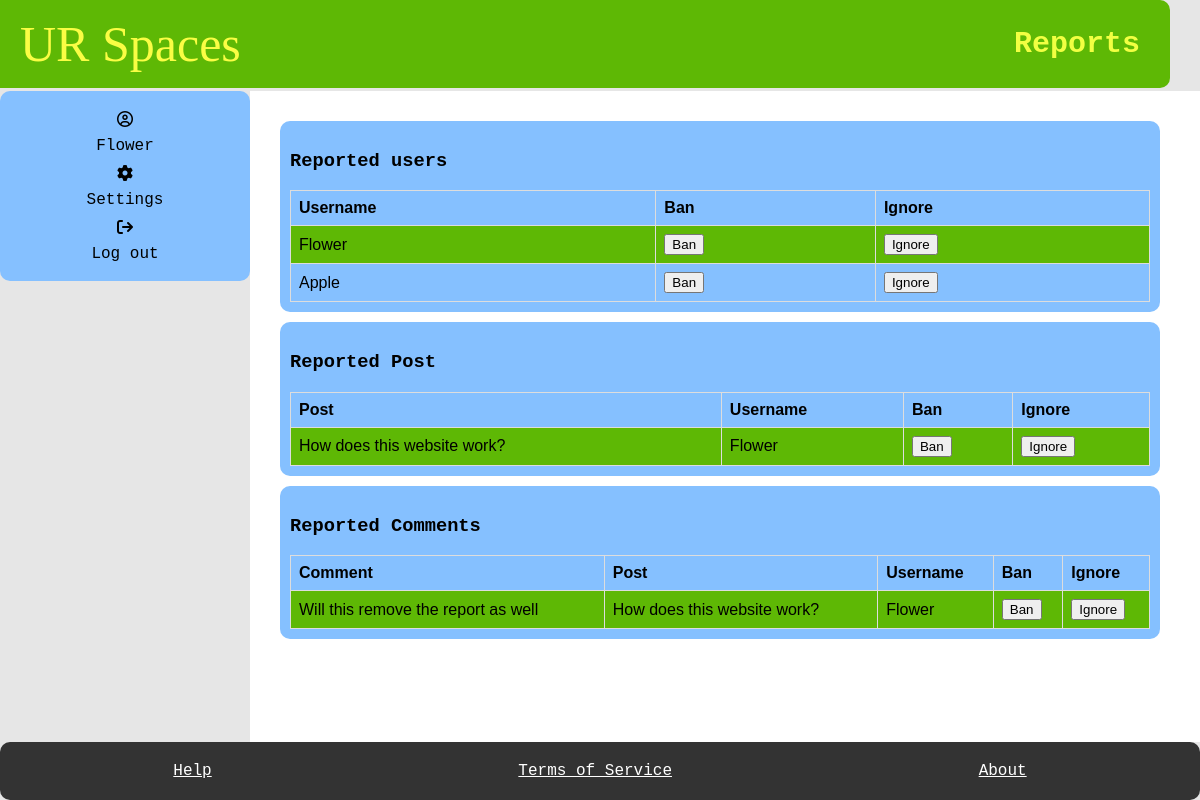
/report/ (signed in), run on an earlier commit of the app's database.
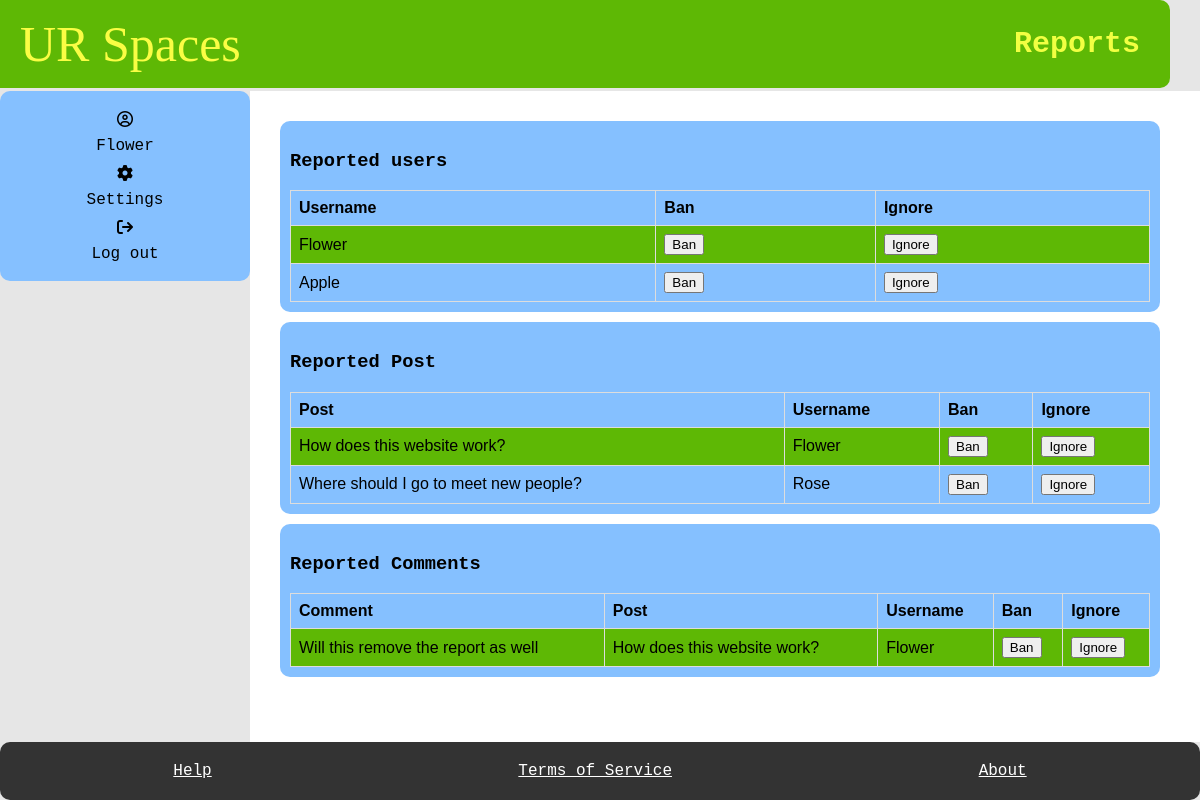
And on a later commit of the database.
### myapp/models.py (models this page shows, shortened)
class Student(models.Model):
    User_ID = models.ForeignKey(User, on_delete=models.CASCADE)
    bio = models.TextField(default="Please add bio in settings", blank=True)
    banned = models.BooleanField(default=False)
    avatar =ResizedImageField(size=[50, 80], quality=100, upload_to="authors", default=None, null=True, blank=True)
    reported = models.BooleanField(default=False)
    slug = models.SlugField(max_length=400, unique=True, blank=True)
    def get_url(self):
        return reverse("user", kwargs={
            "slug":self.slug
        })

class Posts(models.Model):
    User_ID = models.ForeignKey(Student, on_delete=models.CASCADE)
    SubForum_ID = models.ForeignKey(SubForum, default= 1, on_delete=models.CASCADE)
    post_name = models.TextField(max_length=400)
    contents = models.TextField()
    count_likes = models.IntegerField(default=0, blank=True, )
    locked = models.BooleanField(default=False)
    pin = models.BooleanField(default=False)
    reported = models.BooleanField(default=False)
    post_date = models.DateTimeField(auto_now_add=True)
    slug = models.SlugField(max_length=400, unique=True, blank=True)
    likes = models.ManyToManyField(User, related_name="post_like")
    def get_url(self):
        return reverse("posts", kwargs={
            "slug":self.slug
        })

class Comment(models.Model):
    Post_ID = models.ForeignKey(Posts, on_delete=models.CASCADE)
    User_ID = models.ForeignKey(Student, on_delete=models.CASCADE)
    count_likes = models.IntegerField(default=0)
    pin = models.BooleanField(default=False)
    reported = models.BooleanField(default=False)
    com_contents = models.TextField(max_length=500)
    com_date = models.DateTimeField(auto_now_add=True)
    likes = models.ManyToManyField(User, related_name="comment_like")

### myapp/views.py (the view)
# urls.py: path("report/", report, name="report"),
@login_required
def report(request, pk=None):
    students = Student.objects.filter(reported=True, banned=False)
    posts = Posts.objects.filter(reported=True, User_ID__banned =False)
    comments = Comment.objects.filter(reported=True, User_ID__banned =False)
    if "banUser_btn" in request.POST:
        banUser = Student.objects.get(pk=pk)
        banUser.banned = True
        banUser.save()
        return redirect("report")
    if "ignoreUser_btn" in request.POST:
        ignoreUser = Student.objects.get(pk=pk)
        ignoreUser.reported = False
        ignoreUser.save()
        return redirect("report")
    if "banUserPost_btn" in request.POST:
        postUser = Posts.objects.get(pk=pk)
        banUser = Student.objects.get(pk= postUser.User_ID.pk)
        banUser.banned = True
        banUser.save()
        return redirect("report")
    if "ignorePost_btn" in request.POST:
        ignorePost = Posts.objects.get(pk=pk)
        ignorePost.reported = False
        ignorePost.save()
        return redirect("report")
    if "banUserComment_btn" in request.POST:
        commentUser = Comment.objects.get(pk=pk)
        banUser = Student.objects.get(pk = commentUser.User_ID.pk)
        banUser.banned = True
        banUser.save()
        return redirect("report")
    if "ignoreComment_btn" in request.POST:
        ignoreComment = Comment.objects.get(pk=pk)
        ignoreComment.reported = False
        ignoreComment.save()
        return redirect("report")
    context = {
        "students": students,
        "posts":posts,
        "comments": comments,
    }
    return render(request, "report.html", context)

### myapp/templates/report.html (shortened to what this page needs)
{% extends 'base.html' %}
    {% block title %}
    <h1>Reports</h1>
    {% endblock %}
    {% block content %}
    <main>
        <section class="box" >
        <h3>Reported users</h3>
            <table style="width:100%">
                <tr>
                  <th>Username</th>
                  <th>Ban</th>
                  <th>Ignore</th>
                </tr>
                {% for student in students%}
                <tr>
                  <td><a href="{{student.get_url}}">{{student.User_ID.username}}</a></td>
                  <form action="{% url 'report_update' student.id %}" method="POST" onsubmit="return confirmAction(event)">
                  <td><button type="submit" name="banUser_btn">Ban</button></td>
                  <td><button type="submit" name="ignoreUser_btn">Ignore</button></td>
                  </form>
                </tr>
                {% endfor %}
            </table>
        </section>
        <section class="box" >
            <h3>Reported Post</h3>
            <table style="width:100%">
                <tr>
                  <th>Post</th>
                  <th>Username</th>
                  <th>Ban</th>
                  <th>Ignore</th>
                </tr>
                {% for post in posts%}
                <tr>
                  <td><a href="{{post.get_url}}">{{post.post_name}}</a></td>
                  <td><a href="{{post.User_ID.get_url}}">{{post.User_ID.User_ID.username}}</a></td>
                  <form action="{% url 'report_update' post.id %}" method="POST" onsubmit="return confirmAction(event)">
                  <td><button type="submit" name="banUserPost_btn">Ban</button></td>
                  <td><button type="submit" name="ignorePost_btn">Ignore</button></td>
                  </form>
                </tr>
                {%endfor%}
            </table>
        </section>
        <section class="box" >
            <h3>Reported Comments</h3>
             <table style="width:100%">
                <tr>
                    <th>Comment</th>
                    <th>Post</th>
                    <th>Username</th>
                    <th>Ban</th>
                    <th>Ignore</th>
                </tr>
                {%for comment in comments%}
                <tr>
                    <td><span> {{comment.com_contents}} </span></td>
                    <td><a href="{{comment.Post_ID.get_url}}">{{comment.Post_ID.post_name}} </a></td>
                    <td><a href="{{comment.User_ID.get_url}}">{{comment.User_ID.User_ID.username}}</a></td>
                    <form action="{% url 'report_update' comment.id %}" method="POST" onsubmit="return confirmAction(event)">
                    <td><button type="submit" name="banUserComment_btn">Ban</button></td>
                    <td><button type="submit" name="ignoreComment_btn">Ignore</button></td>
                    </form>
                </tr>
                {% endfor %}
            </table>
        </section>
    </main>
    {% endblock %}

What changed in the data, as far as the page shows it:
now on this page (row edited): Posts: post_name "Where should I go to meet new people?", User_ID.User_ID.username "Rose"
